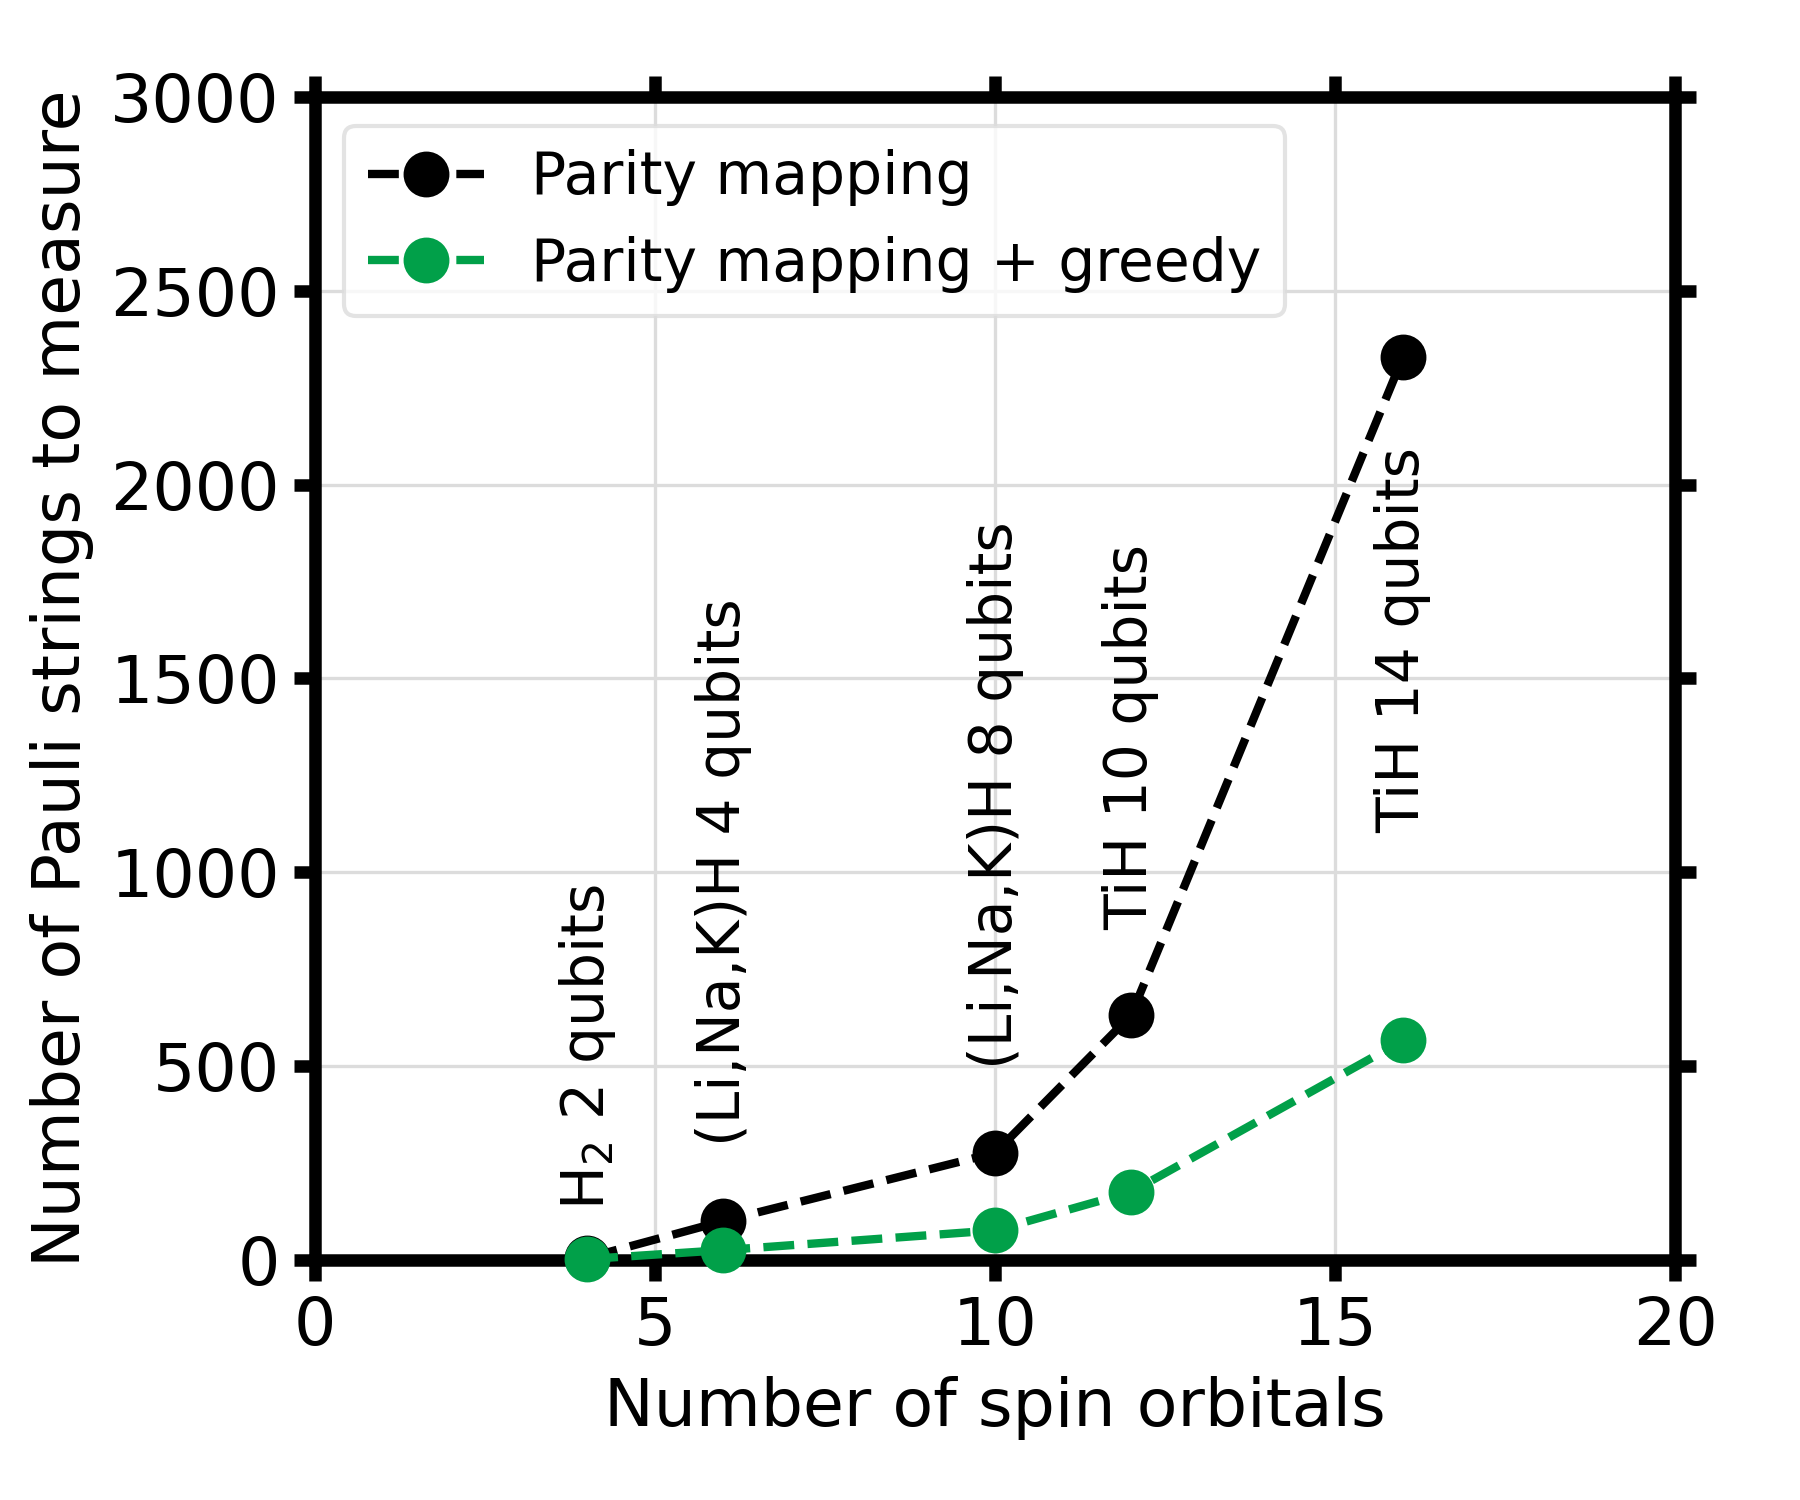

The script that saved this image:
#!/usr/bin/env python


import os,sys
import numpy as np
import pandas as pd
import matplotlib
import matplotlib.pyplot as plt
from matplotlib import gridspec
from matplotlib.lines import Line2D

#initialize plot
matplotlib.rc('font',size=16)
matplotlib.rc('axes',titlesize = 16)
matplotlib.rc('figure',titlesize = 16)
matplotlib.rc('xtick',labelsize=16)
matplotlib.rc('ytick',labelsize=16)
matplotlib.rc('legend',fontsize = 16)
params = {'mathtext.default': 'regular' }
plt.rcParams.update(params)

dpi = 300

#initialize plot, set number of subplots
fig = plt.figure(figsize=(6,5),dpi=dpi)
gs1 = gridspec.GridSpec(1,1)
axmain = fig.add_subplot(gs1[0],frameon=False)
gs2 = gridspec.GridSpec(1,1,height_ratios=[1],width_ratios=[1])

ax = []  #list of ax
for i in range(0,1):
    ax.append(fig.add_subplot(gs2[i]))
gs2.tight_layout(fig,rect=[0.06,0.05,1,1])
gs2.update(hspace=0.1)
gs2.update(wspace=0.1)
gs1.tight_layout(fig,rect=[0,0,1,0.96])

axmain.tick_params(labelcolor='none', top='off', bottom='off', left='off', right='off')
axmain.set_xticklabels([])
axmain.set_yticklabels([])
axmain.grid(False)
axmain.set_zorder(1)
axmain.set_visible(False)
#axmain.yaxis.labelpad = 5

#data
x = [4,6,12,16]  #spin orbitals
orig = [5,100,631,2913]
greedy = [2,25,175,611]
x = [4,6,10,12,16]
orig = [5,100,276,631,2329]
greedy = [2,25,76,175,566]

#actually plot data
xmin = 0
xmax = 20
xs = 5
ymin = 0
ymax = 3000
ys = 500

i = 0  #first subplot
ax[i].set_zorder(2)
line1, = ax[i].plot(x,orig, color='k', zorder = 6,linewidth=2,linestyle='--',marker='o',markersize=10,clip_on=False)
line2, = ax[i].plot(x,greedy, color='xkcd:emerald', marker='o',linestyle='--',zorder = 6,linewidth=2,markersize=10,clip_on=False)
ax[i].axhline(y=0, color='k', linestyle='-',zorder=5)
ax[i].axvline(x=0, color='k', linestyle='-',zorder=5)
ax[i].set(xlim=[xmin,xmax],ylim=[ymin,ymax])
ax[i].set_xticks(np.arange(xmin,xmax+0.1,xs))
ax[i].set_xticklabels(range(xmin,xmax+1,xs))
ax[i].set_yticks(np.arange(ymin,ymax+0.1,ys))
ax[i].set_yticklabels(range(ymin,ymax+1,ys))
ax[i].set_ylabel('Number of Pauli strings to measure')
ax[i].set_xlabel('Number of spin orbitals')
ax[i].legend((line1,line2),('Parity mapping','Parity mapping + greedy'),edgecolor='gainsboro',loc='upper left',fontsize=14) #make legend, need at least 2 lines
#can use custom lines if need to
#custom_lines = [Line2D([0], [0], color='gray', lw=3),
#                Line2D([0], [0], color='gray', lw=3, ls='--')]
#leg = plt.figlegend(custom_lines,['DFT','RPA@DFT'],loc='upper center',ncol=2,frameon=False,bbox_to_anchor=[0.5,0.98])
ax[i].annotate('H$_2$ 2 qubits',xytext=(x[0],550),xy=(0,0),annotation_clip=False,fontsize=14,rotation=90,ha='center',va='center')
ax[i].annotate('(Li,Na,K)H 4 qubits',xytext=(x[1],1000),xy=(0,0),annotation_clip=False,fontsize=14,rotation=90,ha='center',va='center')
ax[i].annotate('(Li,Na,K)H 8 qubits',xytext=(x[2],1200),xy=(0,0),annotation_clip=False,fontsize=14,rotation=90,ha='center',va='center')
ax[i].annotate('TiH 10 qubits',xytext=(x[3],1350),xy=(0,0),annotation_clip=False,fontsize=14,rotation=90,ha='center',va='center')
ax[i].annotate('TiH 14 qubits',xytext=(x[4],1600),xy=(0,0),annotation_clip=False,fontsize=14,rotation=90,ha='center',va='center')

for i in range(0,1):
    [ax[i].spines[x].set_linewidth(3) for x in ax[i].spines]
#    [x.set_zorder(3) for x in ax[i].spines.itervalues()]
    ax[i].tick_params(direction = 'out',width = 3,length=5)
    ax[i].tick_params(top='off',right='off')
    ax[i].grid(color='gainsboro',linestyle='-',zorder = 1,axis='both')
    ax[i].set_axisbelow(True)

plt.tight_layout()
plt.savefig('VQE-Pauli-growth-with-orbs.png')
plt.show()


#initialize plot, set number of subplots
fig = plt.figure(figsize=(6,5),dpi=dpi)
gs1 = gridspec.GridSpec(1,1)
axmain = fig.add_subplot(gs1[0],frameon=False)
gs2 = gridspec.GridSpec(1,1,height_ratios=[1],width_ratios=[1])

ax = []  #list of ax
for i in range(0,1):
    ax.append(fig.add_subplot(gs2[i]))
gs2.tight_layout(fig,rect=[0.06,0.05,1,1])
gs2.update(hspace=0.1)
gs2.update(wspace=0.1)
gs1.tight_layout(fig,rect=[0,0,1,0.96])

axmain.tick_params(labelcolor='none', top='off', bottom='off', left='off', right='off')
axmain.set_xticklabels([])
axmain.set_yticklabels([])
axmain.grid(False)
axmain.set_zorder(1)
axmain.set_visible(False)
#axmain.yaxis.labelpad = 5


#actually plot data
xmin = 0
xmax = 20
xs = 5
ymin = 0
ymax = 3000
ys = 500

i = 0  #first subplot
ax[i].set_zorder(2)
line1, = ax[i].plot(x,orig, color='k', zorder = 6,linewidth=2,linestyle='--',marker='o',markersize=10,clip_on=False)
#line2, = ax[i].plot(x,greedy, color='xkcd:emerald', marker='o',linestyle='--',zorder = 6,linewidth=2,markersize=10,clip_on=False)
ax[i].axhline(y=0, color='k', linestyle='-',zorder=5)
ax[i].axvline(x=0, color='k', linestyle='-',zorder=5)
ax[i].set(xlim=[xmin,xmax],ylim=[ymin,ymax])
ax[i].set_xticks(np.arange(xmin,xmax+0.1,xs))
ax[i].set_xticklabels(range(xmin,xmax+1,xs))
ax[i].set_yticks(np.arange(ymin,ymax+0.1,ys))
ax[i].set_yticklabels(range(ymin,ymax+1,ys))
ax[i].set_ylabel('Number of Pauli strings to measure')
ax[i].set_xlabel('Number of spin orbitals')
#ax[i].legend((line1,line2),('Parity mapping','Parity mapping + greedy'),edgecolor='gainsboro',loc='upper left',fontsize=14) #make legend, need at least 2 lines
ax[i].legend(tuple([line1]),tuple(['Parity mapping']),edgecolor='gainsboro',loc='upper left',fontsize=14) #make legend, need at least 2 lines

#can use custom lines if need to
#custom_lines = [Line2D([0], [0], color='gray', lw=3),
#                Line2D([0], [0], color='gray', lw=3, ls='--')]
#leg = plt.figlegend(custom_lines,['DFT','RPA@DFT'],loc='upper center',ncol=2,frameon=False,bbox_to_anchor=[0.5,0.98])
ax[i].annotate('H$_2$ 2 qubits',xytext=(x[0],550),xy=(0,0),annotation_clip=False,fontsize=14,rotation=90,ha='center',va='center')
ax[i].annotate('(Li,Na,K)H 4 qubits',xytext=(x[1],1000),xy=(0,0),annotation_clip=False,fontsize=14,rotation=90,ha='center',va='center')
ax[i].annotate('(Li,Na,K)H 8 qubits',xytext=(x[2],1200),xy=(0,0),annotation_clip=False,fontsize=14,rotation=90,ha='center',va='center')
ax[i].annotate('TiH 10 qubits',xytext=(x[3],1350),xy=(0,0),annotation_clip=False,fontsize=14,rotation=90,ha='center',va='center')
ax[i].annotate('TiH 14 qubits',xytext=(x[4],1600),xy=(0,0),annotation_clip=False,fontsize=14,rotation=90,ha='center',va='center')

for i in range(0,1):
    [ax[i].spines[x].set_linewidth(3) for x in ax[i].spines]
#    [x.set_zorder(3) for x in ax[i].spines.itervalues()]
    ax[i].tick_params(direction = 'out',width = 3,length=5)
    ax[i].tick_params(top='off',right='off')
    ax[i].grid(color='gainsboro',linestyle='-',zorder = 1,axis='both')
    ax[i].set_axisbelow(True)

plt.tight_layout()
plt.savefig('VQE-Pauli-growth-with-orbs-2.png')
plt.show()

